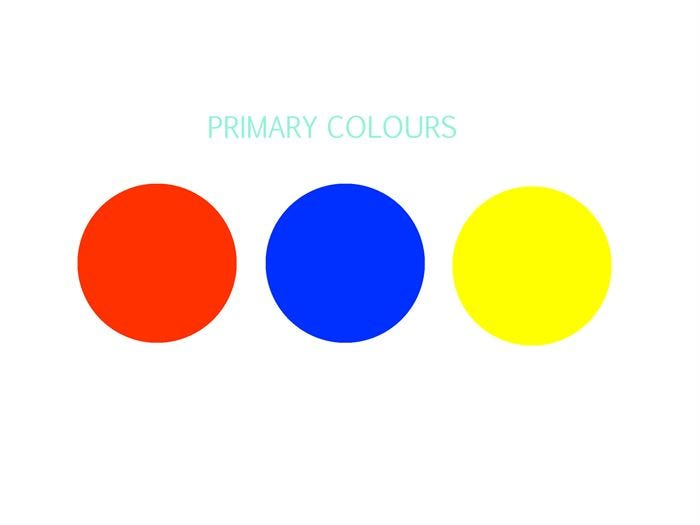
#> input picture Public/color_primary.jpg, 700 x 525 px, found by its file name
$ python main.py
#> lines starting #> are read from the running program, lines starting #| are printed output that depends on the picture; after the words box and inside, x2 and y2 are one past the last pixel; in counts of white or black regions, pixels touching at a corner belong together
### View/Main_window.py
import cv2
import numpy as np


class MainWindow():
    umbral_bajo1 = (170, 100, 100)
    umbral_alto1 = (179, 255, 255)
    umbral_bajo2 = (0, 100, 100)
    umbral_alto2 = (10, 255, 255)
    img_original = cv2.imread('public/color_primary.jpg')

    def __init__(self):
        self.img_hsv = cv2.cvtColor(self.img_original, cv2.COLOR_BGR2HSV)
#> self.img_hsv: shape (525, 700, 3); mean H, S, V 13.5, 41.9, 254.5
        mask1 = cv2.inRange(self.img_hsv, self.umbral_bajo1, self.umbral_alto1)
#> mask1: shape (525, 700); every value is 0
        mask2 = cv2.inRange(self.img_hsv, self.umbral_bajo2, self.umbral_alto2)
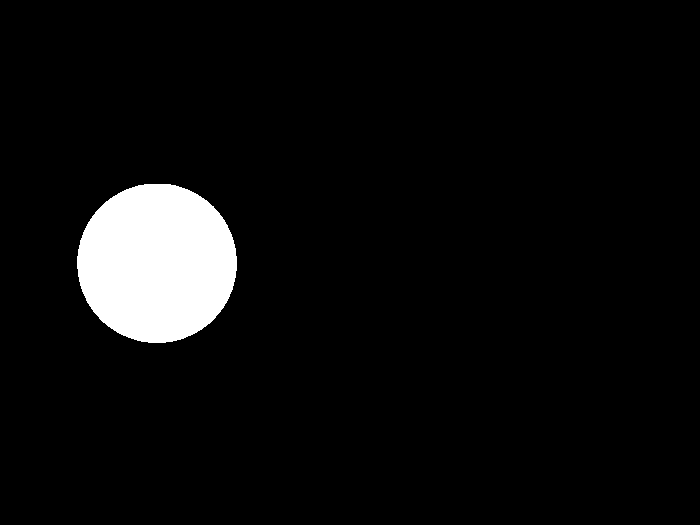
#> mask2: shape (525, 700); 5.4% white; 1 white region, box (x1, y1, x2, y2) and area: (77, 184, 237, 343) 20024
        self.mask = mask1 + mask2
        self.res = cv2.bitwise_and(self.img_original, self.img_original, mask=self.mask)
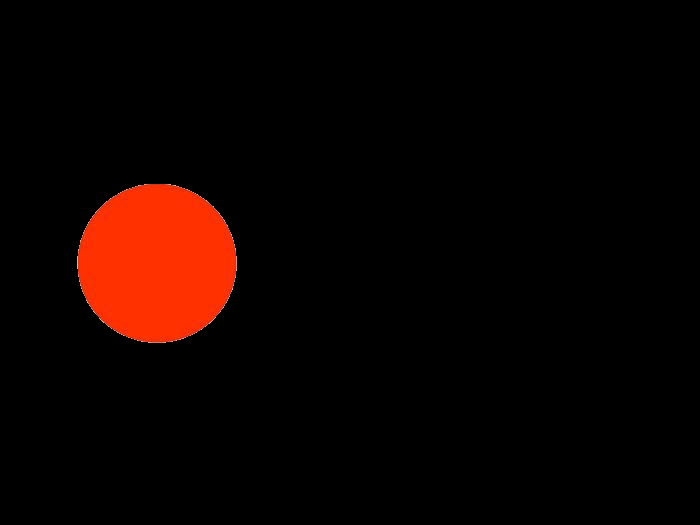
#> self.res: shape (525, 700, 3); mean of channels 0, 1, 2 0.2, 2.8, 13.8; drawn as B, G, R
        cv2.imshow('Imagen Original vs Detección de Rojo', np.hstack([self.img_original, self.res]))
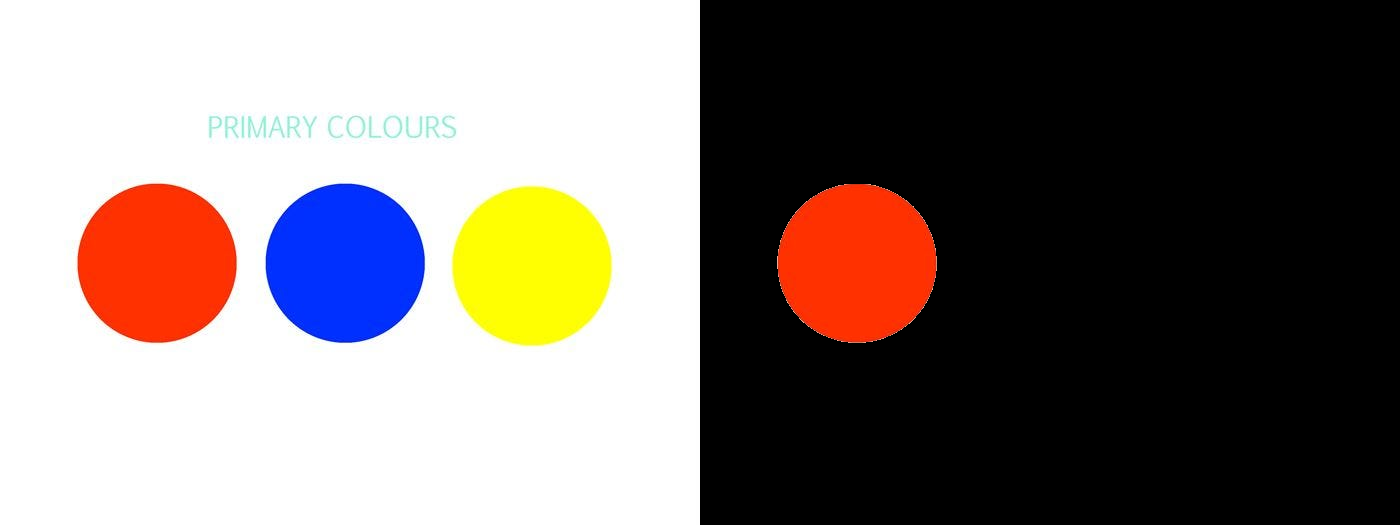
#> window 'Imagen Original vs Detección d': shape (525, 1400, 3); mean B, G, R 113.6, 117.5, 127.1
        while True:
            if cv2.waitKey(1) & 0xFF == ord('q'):
#> (key q is pressed here)
                break
        cv2.destroyAllWindows()

### main.py
from View.Main_window import MainWindow

if __name__ == '__main__':
    main = MainWindow()
